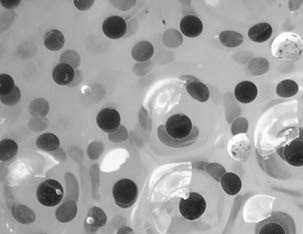
#> input picture COMP9517/Assignment1/images/image3.jpg, 303 x 234 px
$ python assignment1_1_Test.py image3.jpg
#> lines starting #> are read from the running program, lines starting #| are printed output that depends on the picture; after the words box and inside, x2 and y2 are one past the last pixel; in counts of white or black regions, pixels touching at a corner belong together
### COMP9517/Assignment1/images/assignment1.py
import cv2
import numpy as np
from matplotlib import pyplot as plt
def draw_plots(img,threshold_value,maxVal,adpt_mean=11,adpt_gaussian=11,C=2,median_blur=False,GaussianBlur=False):
#> called with img = 'image3.jpg', threshold_value = 150, maxVal = 255, adpt_mean = 11, adpt_gaussian = 11, C = 2, median_blur = 5, GaussianBlur = False
	img = cv2.imread(img,0)
#> img is the input picture: shape (234, 303); min 22, max 255, mean 159.2
	if(median_blur):
		img= cv2.medianBlur(img,median_blur)
	elif(GaussianBlur):
		img= cv2.GaussianBlur(img,(GaussianBlur[0],GaussianBlur[1]),GaussianBlur[2])


	#global
	ret , thresh1 = cv2.threshold(img,threshold_value,maxVal,cv2.THRESH_BINARY)
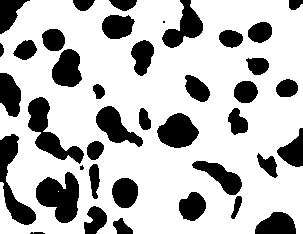
#> thresh1: shape (234, 303); 73.2% white; 40 black regions (2 under 20 px), largest, box (x1, y1, x2, y2) and area: (36, 172, 79, 223) 1424, (28, 97, 84, 164) 1328, (0, 134, 36, 225) 1214
#> ret = 150

	#otsu
	ret2,thresh4=cv2.threshold(img,0,maxVal,cv2.THRESH_BINARY+cv2.THRESH_OTSU)
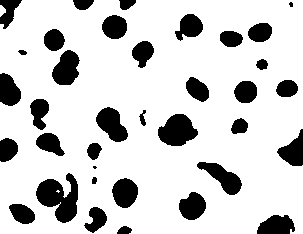
#> thresh4: shape (234, 303); 80.8% white; 36 black regions (2 under 20 px), largest, box (x1, y1, x2, y2) and area: (36, 173, 78, 223) 1224, (158, 114, 198, 146) 889, (96, 107, 128, 142) 692
#> ret2 = 131

	#adaptive
	thresh5 = cv2.adaptiveThreshold(img,maxVal,cv2.ADAPTIVE_THRESH_MEAN_C , cv2.THRESH_BINARY,adpt_mean,C)
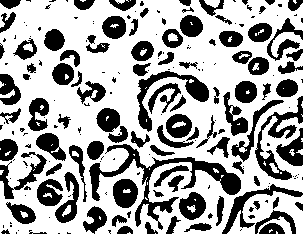
#> thresh5: shape (234, 303); 65% white; 205 black regions (107 under 20 px), largest, box (x1, y1, x2, y2) and area: (89, 144, 241, 230) 2410, (255, 96, 303, 180) 1074, (137, 71, 209, 132) 1058
	thresh6 = cv2.adaptiveThreshold(img,maxVal,cv2.ADAPTIVE_THRESH_GAUSSIAN_C , cv2.THRESH_BINARY,adpt_gaussian,C)
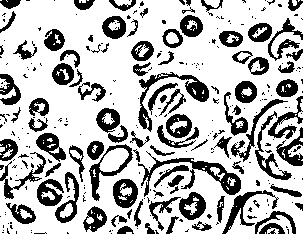
#> thresh6: shape (234, 303); 71.9% white; 305 black regions (211 under 20 px), largest, box (x1, y1, x2, y2) and area: (138, 151, 241, 197) 1026, (138, 72, 209, 132) 872, (89, 144, 133, 201) 545
	titles = ['Binary','Otsu','Adaptive-mean','Adaptive-gaussian','histogram']
	images = [thresh1,thresh4,thresh5,thresh6]

	fig = plt.figure()
	counter = 1
	for i in range(4):
	    ax = plt.subplot(4,2 ,i+i+1)
	    plt.imshow(images[i],'gray')
	    plt.title(titles[i],fontsize=8)
	    plt.xticks([]),plt.yticks([])

	    plt.subplot(4,2 ,i+i+2)
	    plt.hist(images[i].ravel(),256,[0,256])
	    plt.title(titles[-1],fontsize=8)
	    plt.xticks([]),plt.yticks([])

	plt.show()
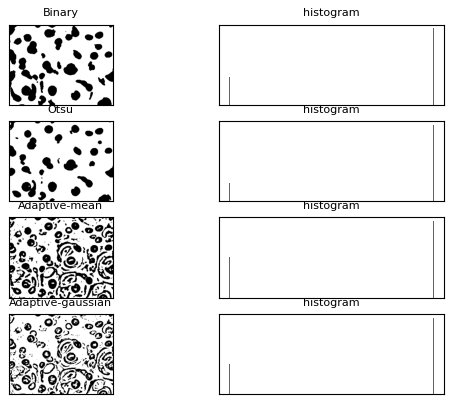
#> figure drawn by matplotlib, 8 panels

### COMP9517/Assignment1/images/assignment1_1_Test.py
import sys
from assignment1 import *

#uncomment the one which you want that sepcific filtering method be applied
draw_plots(sys.argv[1],150,255,median_blur=5)
# draw_plots(sys.argv[1],150,255,GaussianBlur=[7,3,3])
